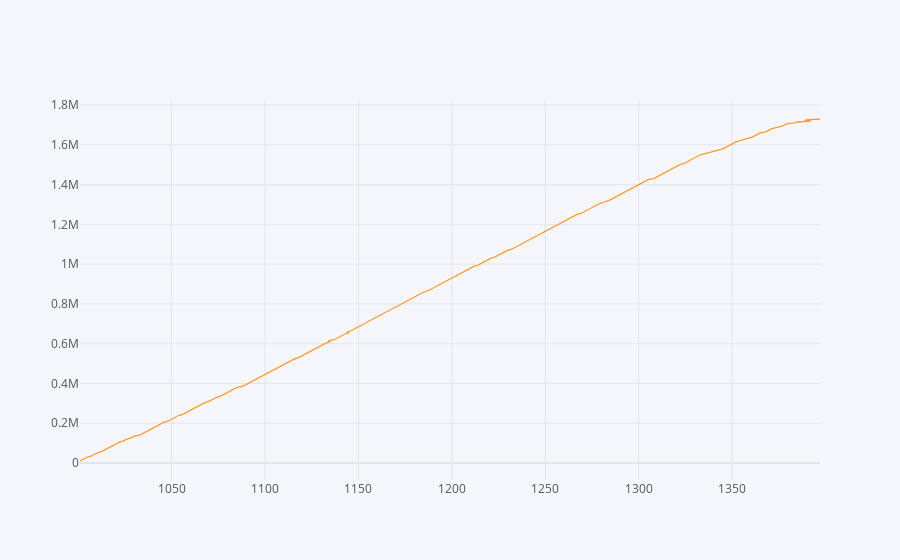

Write notebook code for a chart like this one.
### Code cell
df.iplot(x='Restaurant Name', y ='sales')

### Figure 1 — Plotly figure (JSON) as saved in the notebook; plotly's stock layout.template omitted (floating-point values rounded to 4 significant figures; data arrays with more than 128 entries replaced by an {"elided": "..."} marker saying what was removed)
{"data": [{"line": {"color": "rgba(255, 153, 51, 1.0)", "dash": "solid", "shape": "linear", "width": 1.3}, "mode": "lines", "name": "sales", "text": "", "type": "scatter", "x": {"elided": "345 int values"}, "y": {"elided": "345 int values"}}], "layout": {"legend": {"bgcolor": "#F5F6F9", "font": {"color": "#4D5663"}}, "paper_bgcolor": "#F5F6F9", "plot_bgcolor": "#F5F6F9", "title": {"font": {"color": "#4D5663"}}, "xaxis": {"gridcolor": "#E1E5ED", "showgrid": true, "tickfont": {"color": "#4D5663"}, "title": {"font": {"color": "#4D5663"}, "text": ""}, "zerolinecolor": "#E1E5ED"}, "yaxis": {"gridcolor": "#E1E5ED", "showgrid": true, "tickfont": {"color": "#4D5663"}, "title": {"font": {"color": "#4D5663"}, "text": ""}, "zerolinecolor": "#E1E5ED"}}}
